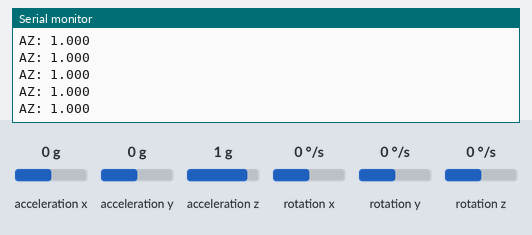
A sketch run on a simulated ESP32. Shown: the last lines printed to the serial monitor. The test bench sets the inputs (shaded band); at power-on: acceleration z 1 g, acceleration x 0 g, acceleration y 0 g, rotation x 0 °/s, rotation y 0 °/s, rotation z 0 °/s. USB keyboard and mouse output is not drawn.

Above: at 2.4 s.
2.5 s: acceleration z set to -1.4 g
At 2.53 s:
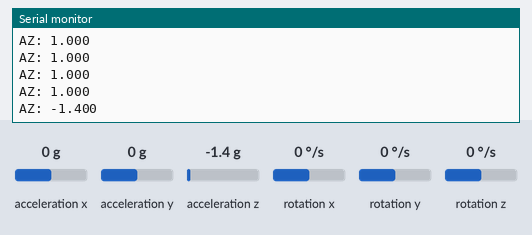
4.0 s: acceleration z set to -0.8 g
At 4.06 s:
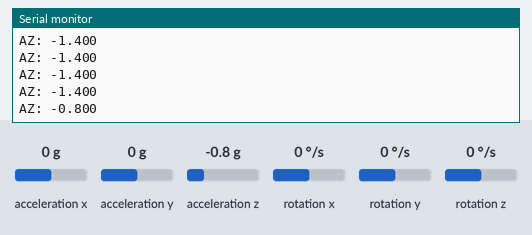
Timing chart, 0 to 7.0 s (numbered marks = the images above; inputs shaded):
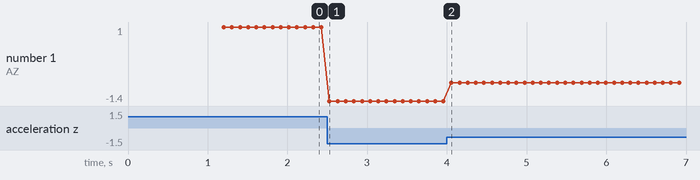

The sketch:

Jump_controller_esp32.ino
```cpp
#include <Wire.h>
#include <MPU6050.h>
#include <BleKeyboard.h>

MPU6050 mpu;
BleKeyboard bleKeyboard("Jump Controller", "Kesav", 100);

float jumpThreshold = 1.5;
unsigned long jumpCooldown = 500;
unsigned long lastJumpTime = 0;

void setup() {
  Serial.begin(115200);
  Wire.begin(21, 22);
  Wire.setClock(100000);
  delay(1000);

  mpu.initialize();
  delay(200);

  if (!mpu.testConnection()) {
    Serial.println("MPU6050 connection failed! Check wiring.");
    while (1);
  }
  Serial.println("MPU6050 ready.");

  bleKeyboard.begin();
  Serial.println("BLE advertising started.");
}

void loop() {
  int16_t ax, ay, az;
  mpu.getAcceleration(&ax, &ay, &az);
  float az_g = az / 16384.0;

  Serial.print("AZ: "); Serial.println(az_g, 3);

  if (bleKeyboard.isConnected()) {
    unsigned long now = millis();
    if (az_g > jumpThreshold && (now - lastJumpTime > jumpCooldown)) {
      Serial.println("Jump! Sending SPACE...");
      bleKeyboard.press(' ');
      delay(100);
      bleKeyboard.releaseAll();
      lastJumpTime = now;
    }
  } else {
    Serial.println("Waiting for BLE connection...");
  }

  delay(100);
}
```

Measured:
- after the input at 2.5 s, the serial monitor: prints a new line at once (image 1)
- after the input at 4.0 s, the serial monitor: prints a new line after 0.06 s (image 2)
- plotted number 1: 1 → -1.4 after the input at 2.5 s, -1.4 → -0.8 after the input at 4.0 s
